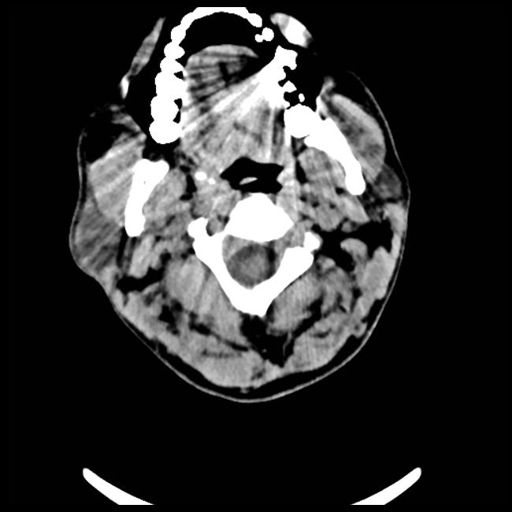
#> input picture 0.png, 512 x 512 px, found by its file name
$ jupyter execute --allow-errors soft.ipynb
#> lines starting #> are read from the running program, lines starting #| are printed output that depends on the picture; after the words box and inside, x2 and y2 are one past the last pixel; in counts of white or black regions, pixels touching at a corner belong together
[cell 1]
import numpy as np
import tensorflow as tf
from tensorflow.keras.layers import Input, Concatenate, Dense
from tensorflow.keras.models import Model
from tensorflow.keras.applications import MobileNetV2, EfficientNetB0, DenseNet121
from tensorflow.keras.preprocessing import image
import matplotlib.pyplot as plt

[cell 2]
# Step 1: Define input shape
input_shape = (120, 120, 3)

#> (a cell that did not finish here is left out)

#> (a cell that did not finish here is left out)

#> (a cell that did not finish here is left out)

#> (a cell that did not finish here is left out)

[cell 7]
import os
# Step 6: Define directory containing images
data_dir = 'C:/Users/dhara/Documents/Brain CT scan/computed-tomography-images-for-intracranial-hemorrhage-detection-and-segmentation-1.0.0/mask/mask'

# Step 7: Initialize lists to store features
mobilenet_features_list = []
efficientnet_features_list = []
densenet_features_list = []

# Step 8: Iterate over all images in the directory and collect features
#> (the rest of this cell did not finish here and is left out)

#> (a cell that did not finish here is left out)

#> (a cell that did not finish here is left out)

[cell 10]
sample_image_path = 'C:/Users/dhara/Documents/Brain CT scan/computed-tomography-images-for-intracranial-hemorrhage-detection-and-segmentation-1.0.0/mask/hemorrhage/2_mask.png'
#> (the rest of this cell did not finish here and is left out)

[cell 11]
#LOCATION DETECTION

[cell 12]
import cv2
import matplotlib.pyplot as plt
import numpy as np

def detect_hemorrhage(image_path):
  # Load the CT image
  img = cv2.imread(image_path)
#> img is the input picture: shape (512, 512, 3); min 0, max 255, mean 49.4

  # Convert the image to grayscale
  gray = cv2.cvtColor(img, cv2.COLOR_BGR2GRAY)

  # Apply thresholding to create a binary mask
  _, binary_mask = cv2.threshold(gray, 200, 255, cv2.THRESH_BINARY)
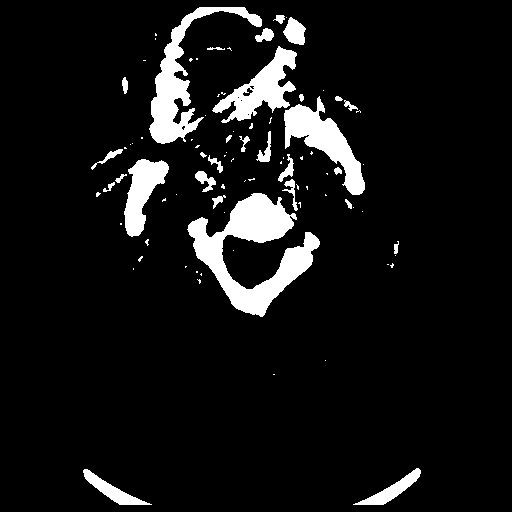
#> binary_mask: shape (512, 512); 8.1% white; 87 white regions (57 under 20 px)

  # Find contours in the binary mask
  contours, _ = cv2.findContours(binary_mask, cv2.RETR_EXTERNAL, cv2.CHAIN_APPROX_SIMPLE)
#> contours = 87 contours, 60 with area under 20; largest, box (x1, y1, x2, y2) and area: (187, 193, 320, 317) 6069, (149, 7, 262, 144) 3378, (284, 96, 365, 195) 2717, (212, 46, 297, 123) 2396, (124, 159, 169, 237) 1722

  # Create a blank mask image to draw the detected area
  mask_image = np.zeros_like(gray)

  # Draw contours on the mask image
  for contour in contours:
    cv2.drawContours(mask_image, [contour], 0, 255, -1)
#> this loop made 87 passes
#> contour on passes 3, 4, 6, 7, 8, 9, 10, 13, 14, 17, 18, 19: [[273, 374], [274, 374]], [[325, 360]], [[201, 273], [200, 274], [201, 275]], [[196, 271], [196, 272], [197, 272], [197, 271]], [[133, 268], [133, 269]], [[185, 266], [185, 267], [186, 266]], [[387, 264], [388, 264]], [[395, 255]], [[233, 250]], [[120, 223], [120, 224], [121, 224], [121, 223]], [[224, 212]], [[362, 211]]
#> mask_image: shape (512, 512); 8.1% white; 87 white regions (57 under 20 px), largest, box (x1, y1, x2, y2) and area: (187, 193, 320, 317) 6373, (149, 7, 262, 144) 3666, (284, 96, 365, 195) 2880

  # Apply the mask to the original image to get the masked image
  masked_image = cv2.bitwise_and(img, img, mask=mask_image)

  # Analyze contours and calculate centroid
  for contour in contours:
    # Calculate bounding box coordinates
    x, y, w, h = cv2.boundingRect(contour)

    # Draw bounding box
    cv2.rectangle(img, (x, y), (x + w, y + h), (0, 255, 0), 2)

    # Calculate centroid (if enough mass)
    M = cv2.moments(contour)
    if M["m00"] != 0:
      cX = int(M["m10"] / M["m00"])
      cY = int(M["m01"] / M["m00"])

      # Draw centroid
      cv2.circle(img, (cX, cY), 5, (0, 0, 255), -1)
#> this loop made 87 passes
#> (contour, x, y, w, h, cX, cY) on passes 6, 7, 9, 17, 25, 37, 41, 46, 53: ([[201, 273], [200, 274], [201, 275]], 200, 273, 2, 3, 200, 274), ([[196, 271], [196, 272], [197, 272], [197, 271]], 196, 271, 2, 2, 196, 271), ([[185, 266], [185, 267], [186, 266]], 185, 266, 2, 2, 185, 266), ([[120, 223], [120, 224], [121, 224], [121, 223]], 120, 223, 2, 2, 120, 223), ([[325, 194], [325, 195], [326, 195]], 325, 194, 2, 2, 325, 194), ([[326, 173], [327, 174], [327, 173]], 326, 173, 2, 2, 326, 173), ([[281, 161], [280, 162], [280, 163], [281, 163]], 280, 161, 2, 3, 280, 162), ([[224, 155], [224, 156], [225, 155]], 224, 155, 2, 2, 224, 155), ([[124, 147], [124, 148], [126, 148], [125, 147]], 124, 147, 3, 2, 124, 147)
#> (x, y, w, h, cX, cY) on passes 1, 2, 5, 11, 12, 15: (83, 469, 69, 36, 111, 490), (353, 468, 68, 37, 392, 489), (197, 279, 4, 5, 199, 280), (390, 263, 4, 5, 391, 265), (138, 256, 5, 6, 139, 258), (394, 241, 5, 13, 395, 248)
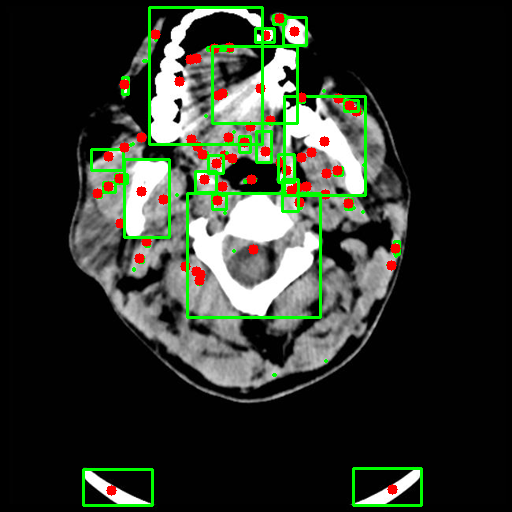
#> img: shape (512, 512, 3); 5.53% of pixels changed, all inside (x1, y1, x2, y2) = (82, 6, 423, 507)

  # Determine and print confidential value
  if len(contours) > 0:
    confidential_value = "Confidential: Hemorrhage detected"
  else:
    confidential_value = "Confidential: No hemorrhage detected"
  print(confidential_value)

  # Display results
  plt.imshow(cv2.cvtColor(img, cv2.COLOR_BGR2RGB))
  plt.title("CT Image with Hemorrhage Detection")
  plt.axis('on')
  plt.show()

  plt.imshow(cv2.cvtColor(masked_image, cv2.COLOR_BGR2RGB))
  plt.title("Detected Area (Masked Image)")
  plt.axis('on')
  plt.show()

# Image paths for hemorrhage and non-hemorrhage cases
image_path1 = "C:/Users/dhara/Documents/Brain CT scan/computed-tomography-images-for-intracranial-hemorrhage-detection-and-segmentation-1.0.0/train/Hemorrhage/0.png"
image_path2 = "C:/Users/dhara/Documents/Brain CT scan/computed-tomography-images-for-intracranial-hemorrhage-detection-and-segmentation-1.0.0/train/Hemorrhage/59.png"

# Run hemorrhage detection on both images
detect_hemorrhage(image_path1)
#> (the rest of this cell did not finish here and is left out)

$ run again, with 1496.png copied over 0.png
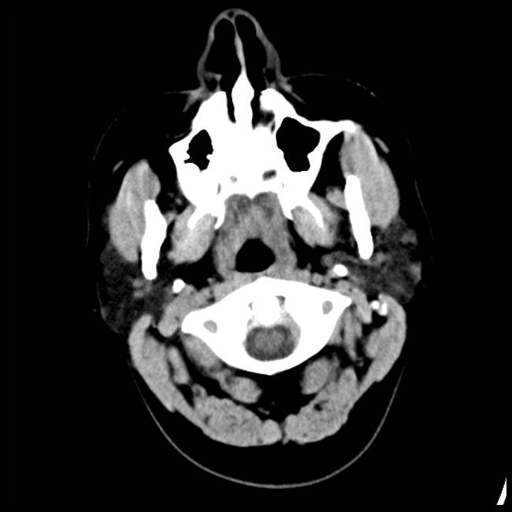
#> input picture 1496.png, 512 x 512 px, found by its file name
#> in detect_hemorrhage, img is the input picture: shape (512, 512, 3); min 0, max 255, mean 47.3
#> in detect_hemorrhage, `_, binary_mask = cv2.threshold(gray, 200, 255, cv2.THRESH_BINARY)`:
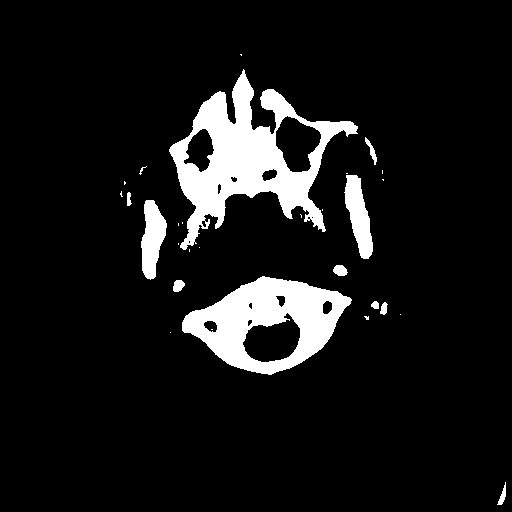
#> binary_mask: shape (512, 512); 9.2% white; 29 white regions (18 under 20 px)
#> contours = 28 contours, 17 with area under 20; largest, box (x1, y1, x2, y2) and area: (169, 69, 358, 250) 14351, (182, 276, 352, 375) 10394, (344, 175, 373, 259) 1276, (141, 200, 167, 280) 1248, (333, 265, 348, 276) 106
#> the loop in detect_hemorrhage, `for contour in contours:` made 28 passes
#> contour on passes 2, 4, 10, 11, 12, 13, 14, 15: [[170, 332]], [[400, 314]], [[189, 249], [189, 251]], [[199, 247]], [[178, 243], [178, 244]], [[178, 223], [178, 225]], [[182, 222], [182, 223]], [[300, 214], [301, 215], [301, 217], [301, 215]]
#> the loop in detect_hemorrhage, `for contour in contours:` made 28 passes
#> (contour, x, y, w, h, cX, cY) on passes 20, 21, 28: ([[124, 181], [124, 184], [125, 183], [125, 182]], 124, 181, 2, 4, 124, 182), ([[382, 179], [383, 180], [383, 179]], 382, 179, 2, 2, 382, 179), ([[240, 54], [241, 55], [241, 54]], 240, 54, 2, 2, 240, 54)
#> after the loop in detect_hemorrhage, `for contour in contours:`:
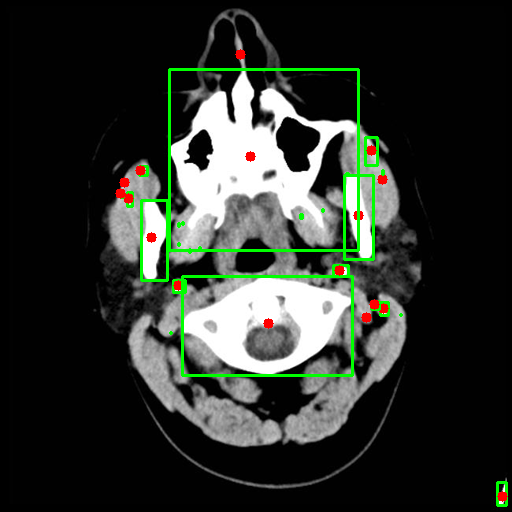
#> img: shape (512, 512, 3); 2.82% of pixels changed, all inside (x1, y1, x2, y2) = (115, 49, 508, 507)
